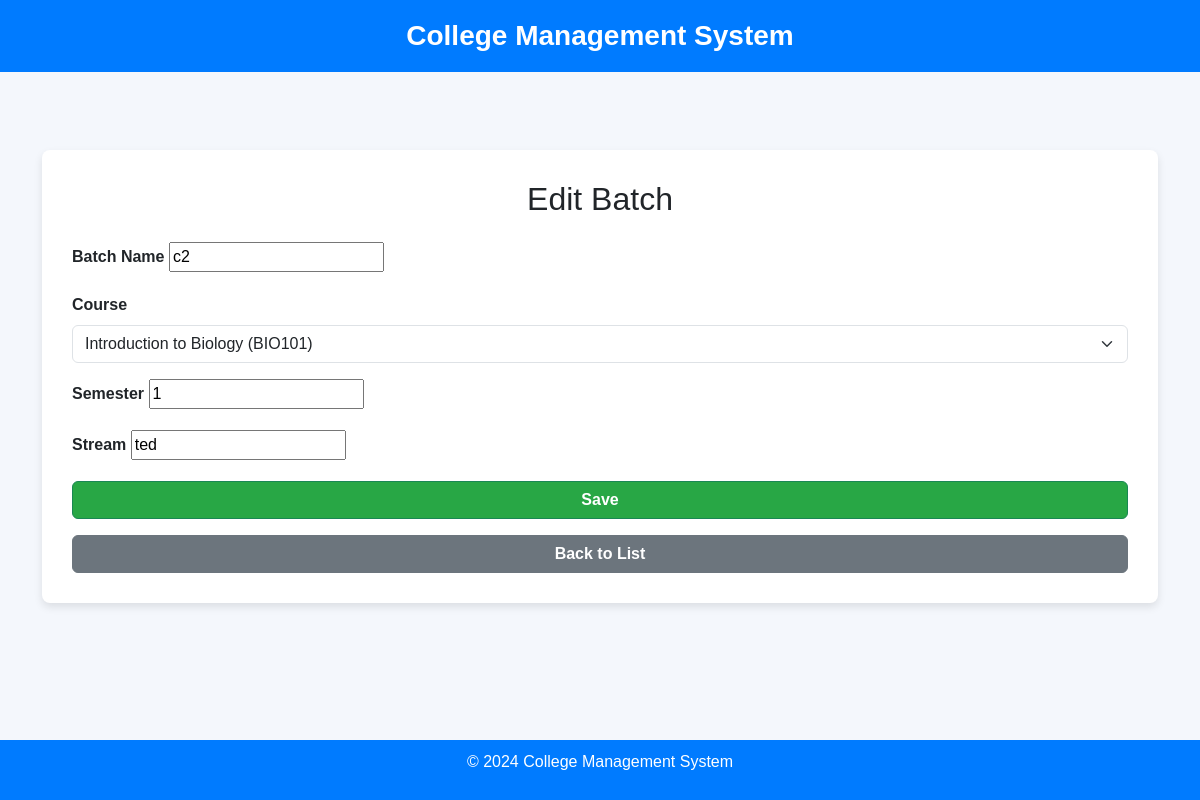
The page /batches/19/edit/ (signed in) on the database its author committed.
### core/models.py (models this page shows, shortened)
class Batch(models.Model):
    name = models.CharField(max_length=100)
    courses = models.ForeignKey(Courses, on_delete=models.CASCADE, related_name="batches")
    semester = models.IntegerField()
    stream = models.CharField(max_length=100, blank=True, null=True)  # Optional stream
    created_at = models.DateTimeField(auto_now_add=True)

### core/views.py (the view)
# urls.py: path('batches/<int:batch_id>/edit/', views.batch_edit, name='batch_edit'),
@staff_member_required
def batch_edit(request, batch_id):
    batch = get_object_or_404(Batch, id=batch_id)
    if request.method == 'POST':
        form = BatchForm(request.POST, instance=batch)
        if form.is_valid():
            form.save()
            return redirect('batch_list')
    else:
        form = BatchForm(instance=batch)
    return render(request, 'batches/batch_form.html', {'form': form})

### core/forms.py
class BatchForm(forms.ModelForm):
    class Meta:
        model = Batch
        fields = ['name', 'courses', 'semester', 'stream']
    courses = forms.ModelChoiceField(
        queryset=Courses.objects.all(),
        widget=forms.Select(attrs={'class': 'form-select'}),
        empty_label="Select a Course"  # Optional placeholder
    )

### core/models.py (called while the page is built)
    def __str__(self):
        return f"{self.name} ({self.code})"

### core/templates/batches/batch_form.html (shortened to what this page needs)
<!DOCTYPE html>
<html lang="en">
<head>
    <link href="https://cdn.jsdelivr.net/npm/bootstrap@5.3.0-alpha1/dist/css/bootstrap.min.css" rel="stylesheet">
</head>
<body>
    <div class="header">
        College Management System
    </div>
    <div class="container mt-5">
        <div class="form-container">
            <h2 class="mb-4 text-center">{{ form.instance.pk|yesno:"Edit Batch,Add Batch" }}</h2>
            <form method="POST" novalidate>
                <div class="mb-3">
                    <label for="name" class="form-label">Batch Name</label>
                    {{ form.name }}
                </div>
                <div class="mb-3">
                    <label for="course" class="form-label">Course</label>
                    {{ form.courses }}
                </div>
                <div class="mb-3">
                    <label for="semester" class="form-label">Semester</label>
                    {{ form.semester }}
                </div>
                <div class="mb-3">
                    <label for="stream" class="form-label">Stream</label>
                    {{ form.stream }}
                </div>
                <button type="submit" class="btn btn-success w-100">Save</button>
            </form>
            <a href="{% url 'batch_list' %}" class="btn btn-secondary w-100 mt-3">Back to List</a>
        </div>
    </div>
    <div class="footer">
        <p>© 2024 College Management System</p>
    </div>
</body>
</html>

### core/templates/batches/batch_form.html (style rules this page uses)
body { font-family: 'Arial', sans-serif; background-color: #f4f7fc; margin-bottom: 100px; }
.header { background-color: #007bff; color: white; padding: 15px 0; text-align: center; font-size: 1.75rem; font-weight: bold; margin-bottom: 20px; }
.footer { background-color: #007bff; color: white; padding: 10px 0; text-align: center; position: fixed; width: 100%; bottom: 0; }
.container { padding-top: 30px; }
.form-container { background: #fff; border-radius: 8px; padding: 30px; box-shadow: 0 4px 8px rgba(0, 0, 0, 0.1); }
.form-label { font-weight: bold; }
.btn-success { background-color: #28a745; font-weight: bold; }
.btn-secondary { background-color: #6c757d; font-weight: bold; }
.w-100 { width: 100%; }

### rows shown on the page
Batch: instance.pk "Edit Batch", name "c2", courses "Introduction to Biology (BIO101)", semester "1", stream "ted"
